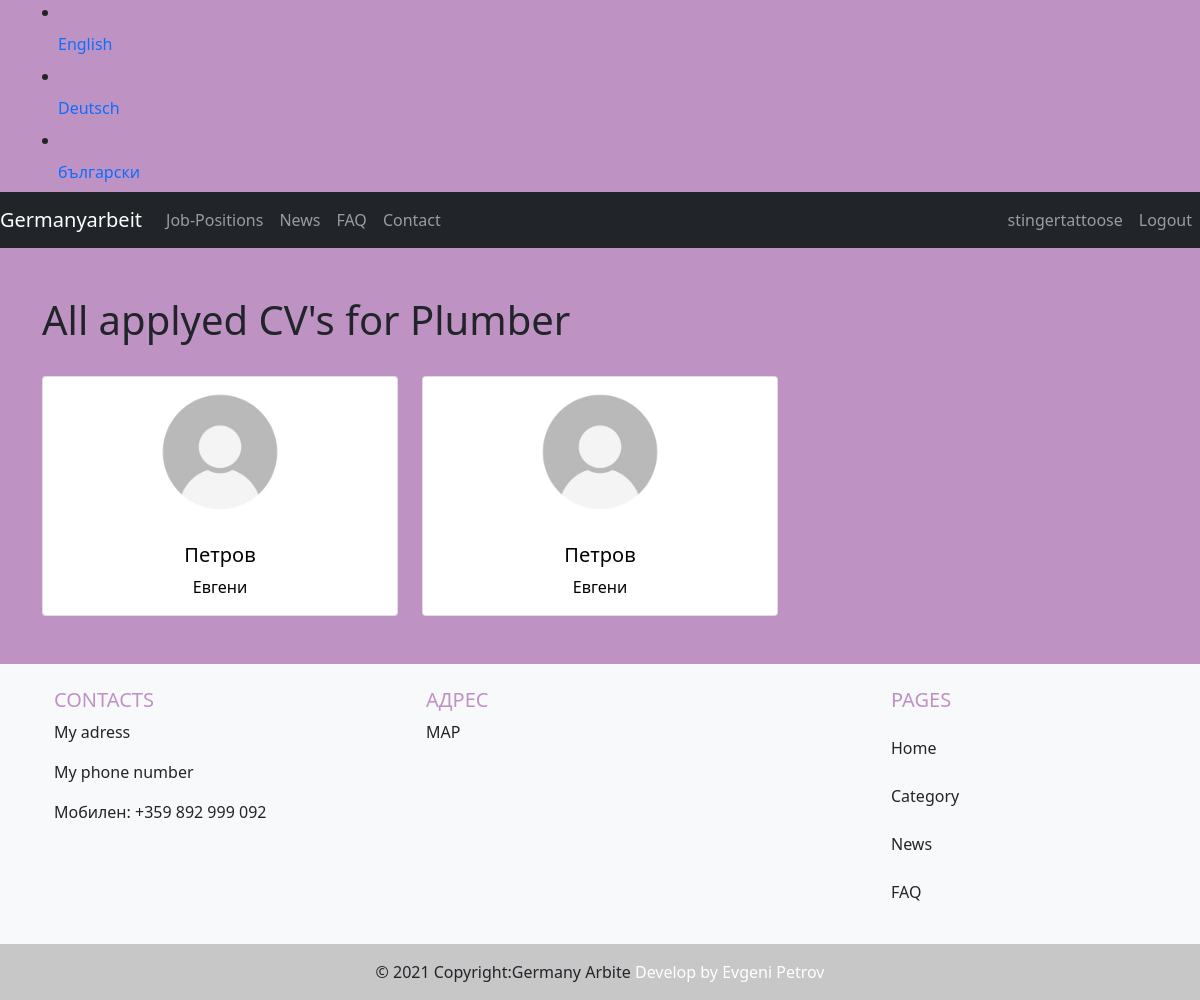
Page /en/category/available-workers/1/ (signed in) on the earlier database version.
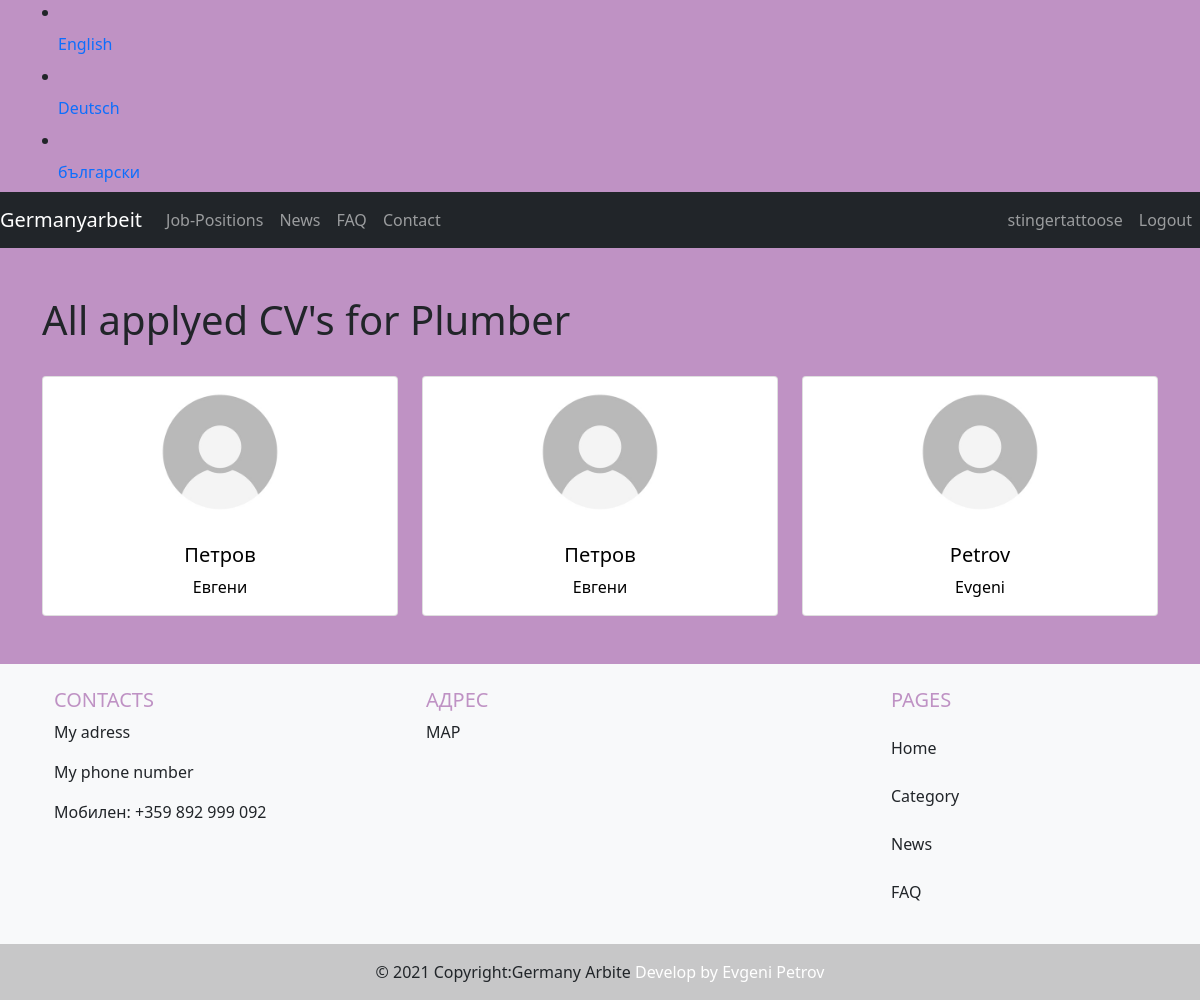
Same page on the later database version.
### costumeuser/models.py (models this page shows, shortened)
class User(AbstractUser):
    is_worker = models.BooleanField(default=False)
    is_company = models.BooleanField(default=False)

### category/models.py (models this page shows, shortened)
class SubCategory(models.Model):
    category = models.ForeignKey(Category, on_delete=models.CASCADE, related_name="category", related_query_name="category", verbose_name="category")
    name = models.CharField(max_length=250)
    img = models.ImageField(upload_to="category_pic")
    def __str__(self):
        return self.name

class Cv(models.Model):
    GENDER = [
        ('Femail', 'Femail'),
        ('Male', 'Male'),
    ]
    DRIVING_LICENSE = [
        ('Yes', 'Yes'),
        ('No', 'No'),
    ]
    LANG1 = [
        ('English', 'English'),
        ('German', 'German'),
        ('French', 'French'),
        ('Italian', 'Italian'),
        ('Spanish', 'Spanish'),
        ('Turkish', 'Turkish'),
        ('Russian', 'Russian'),
    ]
    LANG_LEVELS = [
        ('Basic', 'Basic'),
        ('Medium', 'Medium'),
        ('Fluent', 'Fluent'),
    ]
    COUNTRY = [
        ('UK', 'UK'),
        ('Germany', 'Germany'),
        ('France', 'France'),
        ('Italy', 'Italy'),
        ('Netherlands', 'Netherlands'),
        ('Switzerland', 'Switzerland'),
        ('Poland', 'Poland'),
        ('Greece', 'Greece'),
        ('Sweden', 'Sweden'),
        ('Bulgaria', 'Bulgaria'),
        ('Belgium', 'Belgium'),
        ('Austria', 'Austria'),
        ('Hungary', 'Hungary'),
        ('Denmark', 'Denmark'),
        ('Finland', 'Finland'),
        ('Norway', 'Norway'),
        ('Czechia', 'Czechia'),
        ('Irland', 'Irland'),
        ('Romania', 'Romania'),
        ('Cyprus', 'Cyprus'),
        ('Slovenia', 'Slovenia'),
        ('Lithuania', 'Lithuania'),
        ('Latvia', 'Latvia'),
        ('Russian Federation', 'Russian Federation'),
        ('Not Europe', 'Not Europe'),
    ]
    POSITION = [
        ('Position I aplly', 'Position I apply'),
        ('Different', 'Different'),
    ]
    job = models.ForeignKey(SubCategory, on_delete=models.CASCADE)
    worker = models.ForeignKey(User, on_delete=models.CASCADE)
    birth_day = models.DateField()
    gender = models.CharField(max_length=50, choices=GENDER)
    driving_license = models.CharField(max_length=10, choices=DRIVING_LICENSE)
    first_lang = models.CharField(max_length=20, choices=LANG1, blank=True)
    first_lang_level = models.CharField(max_length=50, choices=LANG_LEVELS, blank=True)
    second_lang = models.CharField(max_length=20, choices=LANG1, blank=True)
    second_lang_level = models.CharField(max_length=50, choices=LANG_LEVELS, blank=True)
    third_lang = models.CharField(max_length=20, choices=LANG1, blank=True)
    third_lang_level = models.CharField(max_length=50, choices=LANG_LEVELS, blank=True)
    ready_to_start = models.DateField()
    expectet_salary = models.CharField(max_length=20, blank=True)
    sertificate_1 = models.ImageField(upload_to="cv_sertificate", blank=True)
    sertificate_2 = models.ImageField(upload_to="cv_sertificate", blank=True)
    country_1 = models.CharField(max_length=50, choices=COUNTRY)
    company_name_1 = models.CharField(max_length=50)
    position_1 = models.CharField(max_length=150, choices=POSITION, default="Position I aplly")
    start_date_1 = models.DateField()
    end_date_1 = models.DateField()
    country_2 = models.CharField(max_length=50, choices=COUNTRY)
    company_name_2 = models.CharField(max_length=50)
    position_2 = models.CharField(max_length=150, choices=POSITION, default="Position I aplly")
    start_date_2 = models.DateField()
    end_date_2 = models.DateField()
    country_3 = models.CharField(max_length=50, choices=COUNTRY)
    company_name_3 = models.CharField(max_length=50)
    position_3 = models.CharField(max_length=150, choices=POSITION, default="Position I aplly")
    start_date_3 = models.DateField()
    end_date_3 = models.DateField()
    update_date = models.DateTimeField(auto_now=True)
    submit_date = models.DateField(auto_now_add=True)
    employ = models.BooleanField(default=False)

### category/views.py (the view)
# urls.py: path('available-workers/<int:id>/', views.workers_cvs, name='workers_cvs'),
@login_required
@company_required
def workers_cvs(request, id):
    subcat = SubCategory.objects.get(pk=id)
    cv = Cv.objects.all().select_related('worker').filter(job_id=subcat)
    workers = User.objects.select_related('worker')
    return render(request, 'category/worker_cvs.html', {'subcat': subcat, 'cv': cv, 'workers': workers})

### templates/category/worker_cvs.html (shortened to what this page needs)
{% extends "base.html" %}
{% load static %}
{% block content %}
<br>
<br>
<div class="container">
    <div class="row">
        <div class="col-lg-12 col-md-12 col-sm-12">
            <h1> All applyed CV's for {{ subcat }}</h1>
            <br>
            <div class="row row-cols-1 row-cols-md-3 g-4">
                {% for c in cv %}
                    <div class="col">
                        <a style="text-decoration: none; color:black; font-weight:50" href="{% url 'cv_detail' c.id %}">
                            <div class="card h-100"style="text-align:center;">
                                <div class="card-image">
                                    <img style="width:150px; height:auto;" src="/media/default.jpeg">
                                </div>
                                <div class="card-body">
                                    <h5 class="card-title">{{ c.worker.last_name }}</h5>
                                    <p class="card-text">{{ c.worker.first_name }}</p>
                                </div>
                            </div>
                        </a>
                    </div>
                {% endfor %}
            </div>
        </div>
    </div>
</div>
{% endblock content %}

### templates/base.html (shortened to what this page needs)
{% load static %}
{% load i18n %}
<!doctype html>
<html lang="en">
  <head>
    <link href="https://cdn.jsdelivr.net/npm/bootstrap@5.0.1/dist/css/bootstrap.min.css" rel="stylesheet">
    <link rel="stylesheet" href="{% static 'css/main.css' %}">
  </head>
  <body class="body display-flex">
    <div class="container">
      <div class="row">
        <div class="col-lg-2 col-md-4 col-sm-12">
          {% get_current_language as LANGUAGE_CODE %}
          {% get_available_languages as LANGUAGES %}
          {% get_language_info_list for LANGUAGES as languages %}
          {% for lang in languages %}
            <li>
              <a class="dropdown-item nav-link" href="/{{ lang.code }}/">{{ lang.name_local }}</a>
            </li>
          {% endfor %}
        </div>
      </div>
    </div>
    {% include "nav.html" %}
    {% block content %}
    {% endblock content %}
    <br>
    <br>
    {% include "footer.html" %}
  </body>
</html>

### templates/nav.html (shortened to what this page needs)
{% load i18n %}
{% load static %}
<nav class="navbar navbar-expand-lg navbar-dark bg-dark">
  <a class="navbar-brand" href="{% url 'home' %}"><img/>Germanyarbeit</a>
  <div class="collapse navbar-collapse justify-content-between" id="navbarNav">
    <ul class="navbar-nav">
      <li class="nav-item">
        <a class="nav-link" href="{% url 'category' 1 %}">Job-Positions</a>
      </li>
      <li class="nav-item">
        <a class="nav-link" href="{% url 'news' %}">News</a>
      </li>
      <li class="nav-item">
        <a class="nav-link" href="{% url 'faq' %}">FAQ</a>
      </li>
      <li class="nav-item">
        <a class="nav-link" href="#">Contact</a>
      </li>
    </ul>
    <ul class="navbar-nav">
      {% if user.is_authenticated %}
      <li class="nav-item">
        <a class="nav-link" href="{% url 'profile' %}">{{ user.username }}</a>
      </li>
      <li class="nav-item">
        <a class="nav-link" href="{% url 'account_logout' %}">Logout</a>
      </li>
      {% endif %}
    </ul>
  </div>
</nav>

### templates/footer.html
<footer class="bg-light text-dark text-center text-lg-start">
  <div class="container p-4">
    <div class="row">
      <div class="col-lg-4 col-md-12 mb-4 mb-md-0">
        <h5 class="text-uppercase">Contacts</h5>
        <p>My adress</p>
        <p>My phone number</p>
        <p>Мобилен: +359 892 999 092</p>
      </div>
      <div class="col-lg-5 col-md-6 mb-4 mb-md-0">
        <h5 class="text-uppercase">Адрес</h5>
          <p>MAP</p>
      </div>
      <div class="col-lg-3 col-md-6 mb-4 mb-md-0">
        <h5 class="text-uppercase mb-0">Pages</h5>
        <ul class="list-unstyled">
          <br />
          <li>
            <a style="text-decoration: none; color:white; font-weight:20" href="#" class="text-dark">Home</a>
          </li><br />
          <li>
            <a style="text-decoration: none; color:white; font-weight:20" href="#" class="text-dark">Category</a>
          </li><br />
          <li>
            <a style="text-decoration: none; color:white; font-weight:20" href="#" class="text-dark">News</a>
          </li><br />
          <li>
            <a style="text-decoration: none; color:white; font-weight:20" href="#" class="text-dark">FAQ</a>
          </li>
        </ul>
      </div>
    </div>
  </div>
  <div class="text-center p-3" style="background-color: rgba(0, 0, 0, 0.2);">
    © 2021 Copyright:Germany Arbite
    <a style="text-decoration: none; color:white; font-weight:20" class="text-white" href="https://www.facebook.com/evgeni.petrov.90/">Develop by Evgeni Petrov</a>
  </div>
</footer>

### static/css/main.css (style rules this page uses)
.body { background-color: #BF92C4; background-repeat: no-repeat; }
.text-uppercase { color: #BF92C4; }

Differences in the rows shown:
added Cv: worker.last_name "Petrov", worker.first_name "Evgeni"
